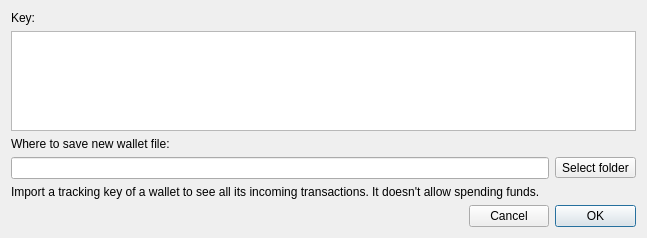
<?xml version="1.0" encoding="UTF-8"?>
<ui version="4.0">
 <class>ImportTrackingKeyDialog</class>
 <widget class="QDialog" name="ImportTrackingKeyDialog">
  <property name="geometry">
   <rect>
    <x>0</x>
    <y>0</y>
    <width>647</width>
    <height>238</height>
   </rect>
  </property>
  <property name="minimumSize">
   <size>
    <width>0</width>
    <height>150</height>
   </size>
  </property>
  <property name="windowTitle">
   <string>Import tracking key</string>
  </property>
  <layout class="QGridLayout" name="gridLayout">
   <item row="0" column="0">
    <widget class="QLabel" name="label">
     <property name="text">
      <string>Key:</string>
     </property>
    </widget>
   </item>
   <item row="1" column="0" colspan="4">
    <widget class="QTextEdit" name="m_keyEdit"/>
   </item>
   <item row="2" column="0" colspan="4">
    <widget class="QLabel" name="label_2">
     <property name="text">
      <string>Where to save new wallet file:</string>
     </property>
    </widget>
   </item>
   <item row="3" column="0" colspan="3">
    <widget class="QLineEdit" name="m_pathEdit"/>
   </item>
   <item row="3" column="3">
    <widget class="QToolButton" name="m_selectPathButton">
     <property name="text">
      <string>Select folder</string>
     </property>
    </widget>
   </item>
   <item row="5" column="3">
    <widget class="QPushButton" name="m_okButton">
     <property name="text">
      <string>OK</string>
     </property>
     <property name="autoDefault">
      <bool>false</bool>
     </property>
     <property name="default">
      <bool>true</bool>
     </property>
    </widget>
   </item>
   <item row="5" column="2">
    <widget class="QPushButton" name="m_cancelButton">
     <property name="text">
      <string>Cancel</string>
     </property>
     <property name="autoDefault">
      <bool>false</bool>
     </property>
    </widget>
   </item>
   <item row="5" column="0" colspan="2">
    <spacer name="horizontalSpacer">
     <property name="orientation">
      <enum>Qt::Horizontal</enum>
     </property>
     <property name="sizeHint" stdset="0">
      <size>
       <width>454</width>
       <height>20</height>
      </size>
     </property>
    </spacer>
   </item>
   <item row="4" column="0" colspan="4">
    <widget class="QLabel" name="label_3">
     <property name="text">
      <string>Import a tracking key of a wallet to see all its incoming transactions. It doesn't allow spending funds.</string>
     </property>
    </widget>
   </item>
  </layout>
 </widget>
 <resources/>
 <connections>
  <connection>
   <sender>m_selectPathButton</sender>
   <signal>clicked()</signal>
   <receiver>ImportTrackingKeyDialog</receiver>
   <slot>selectPathClicked()</slot>
   <hints>
    <hint type="sourcelabel">
     <x>620</x>
     <y>54</y>
    </hint>
    <hint type="destinationlabel">
     <x>323</x>
     <y>65</y>
    </hint>
   </hints>
  </connection>
  <connection>
   <sender>m_okButton</sender>
   <signal>clicked()</signal>
   <receiver>ImportTrackingKeyDialog</receiver>
   <slot>accept()</slot>
   <hints>
    <hint type="sourcelabel">
     <x>594</x>
     <y>102</y>
    </hint>
    <hint type="destinationlabel">
     <x>323</x>
     <y>65</y>
    </hint>
   </hints>
  </connection>
  <connection>
   <sender>m_cancelButton</sender>
   <signal>clicked()</signal>
   <receiver>ImportTrackingKeyDialog</receiver>
   <slot>reject()</slot>
   <hints>
    <hint type="sourcelabel">
     <x>511</x>
     <y>102</y>
    </hint>
    <hint type="destinationlabel">
     <x>323</x>
     <y>65</y>
    </hint>
   </hints>
  </connection>
 </connections>
 <slots>
  <slot>selectPathClicked()</slot>
 </slots>
</ui>
